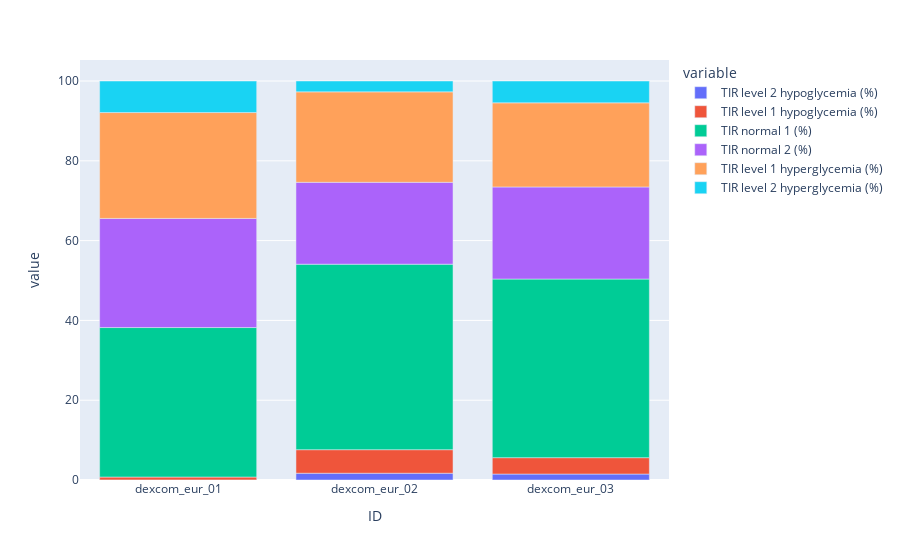

Notebook code for this chart:
### Code cell
visualizations.tir_bargraph(dexcom_metrics)

### Figure 1 — Plotly figure (JSON) as saved in the notebook; plotly's stock layout.template omitted (floating-point values rounded to 4 significant figures)
{"data": [{"alignmentgroup": "True", "hovertemplate": "variable=TIR level 2 hypoglycemia (%)<br>ID=%{x}<br>value=%{y}<extra></extra>", "legendgroup": "TIR level 2 hypoglycemia (%)", "marker": {"color": "#636efa", "pattern": {"shape": ""}}, "name": "TIR level 2 hypoglycemia (%)", "offsetgroup": "TIR level 2 hypoglycemia (%)", "orientation": "v", "showlegend": true, "textposition": "auto", "type": "bar", "x": ["dexcom_eur_01", "dexcom_eur_02", "dexcom_eur_03"], "xaxis": "x", "y": [0.03, 1.7, 1.49], "yaxis": "y"}, {"alignmentgroup": "True", "hovertemplate": "variable=TIR level 1 hypoglycemia (%)<br>ID=%{x}<br>value=%{y}<extra></extra>", "legendgroup": "TIR level 1 hypoglycemia (%)", "marker": {"color": "#EF553B", "pattern": {"shape": ""}}, "name": "TIR level 1 hypoglycemia (%)", "offsetgroup": "TIR level 1 hypoglycemia (%)", "orientation": "v", "showlegend": true, "textposition": "auto", "type": "bar", "x": ["dexcom_eur_01", "dexcom_eur_02", "dexcom_eur_03"], "xaxis": "x", "y": [0.71, 5.9, 4.11], "yaxis": "y"}, {"alignmentgroup": "True", "hovertemplate": "variable=TIR normal 1 (%)<br>ID=%{x}<br>value=%{y}<extra></extra>", "legendgroup": "TIR normal 1 (%)", "marker": {"color": "#00cc96", "pattern": {"shape": ""}}, "name": "TIR normal 1 (%)", "offsetgroup": "TIR normal 1 (%)", "orientation": "v", "showlegend": true, "textposition": "auto", "type": "bar", "x": ["dexcom_eur_01", "dexcom_eur_02", "dexcom_eur_03"], "xaxis": "x", "y": [37.47, 46.49, 44.77], "yaxis": "y"}, {"alignmentgroup": "True", "hovertemplate": "variable=TIR normal 2 (%)<br>ID=%{x}<br>value=%{y}<extra></extra>", "legendgroup": "TIR normal 2 (%)", "marker": {"color": "#ab63fa", "pattern": {"shape": ""}}, "name": "TIR normal 2 (%)", "offsetgroup": "TIR normal 2 (%)", "orientation": "v", "showlegend": true, "textposition": "auto", "type": "bar", "x": ["dexcom_eur_01", "dexcom_eur_02", "dexcom_eur_03"], "xaxis": "x", "y": [27.35, 20.53, 23.08], "yaxis": "y"}, {"alignmentgroup": "True", "hovertemplate": "variable=TIR level 1 hyperglycemia (%)<br>ID=%{x}<br>value=%{y}<extra></extra>", "legendgroup": "TIR level 1 hyperglycemia (%)", "marker": {"color": "#FFA15A", "pattern": {"shape": ""}}, "name": "TIR level 1 hyperglycemia (%)", "offsetgroup": "TIR level 1 hyperglycemia (%)", "orientation": "v", "showlegend": true, "textposition": "auto", "type": "bar", "x": ["dexcom_eur_01", "dexcom_eur_02", "dexcom_eur_03"], "xaxis": "x", "y": [26.54, 22.67, 21.09], "yaxis": "y"}, {"alignmentgroup": "True", "hovertemplate": "variable=TIR level 2 hyperglycemia (%)<br>ID=%{x}<br>value=%{y}<extra></extra>", "legendgroup": "TIR level 2 hyperglycemia (%)", "marker": {"color": "#19d3f3", "pattern": {"shape": ""}}, "name": "TIR level 2 hyperglycemia (%)", "offsetgroup": "TIR level 2 hyperglycemia (%)", "orientation": "v", "showlegend": true, "textposition": "auto", "type": "bar", "x": ["dexcom_eur_01", "dexcom_eur_02", "dexcom_eur_03"], "xaxis": "x", "y": [7.9, 2.72, 5.46], "yaxis": "y"}], "layout": {"barmode": "relative", "legend": {"title": {"text": "variable"}, "tracegroupgap": 0}, "margin": {"t": 60}, "xaxis": {"anchor": "y", "domain": [0, 1], "title": {"text": "ID"}}, "yaxis": {"anchor": "x", "domain": [0, 1], "title": {"text": "value"}}}}
